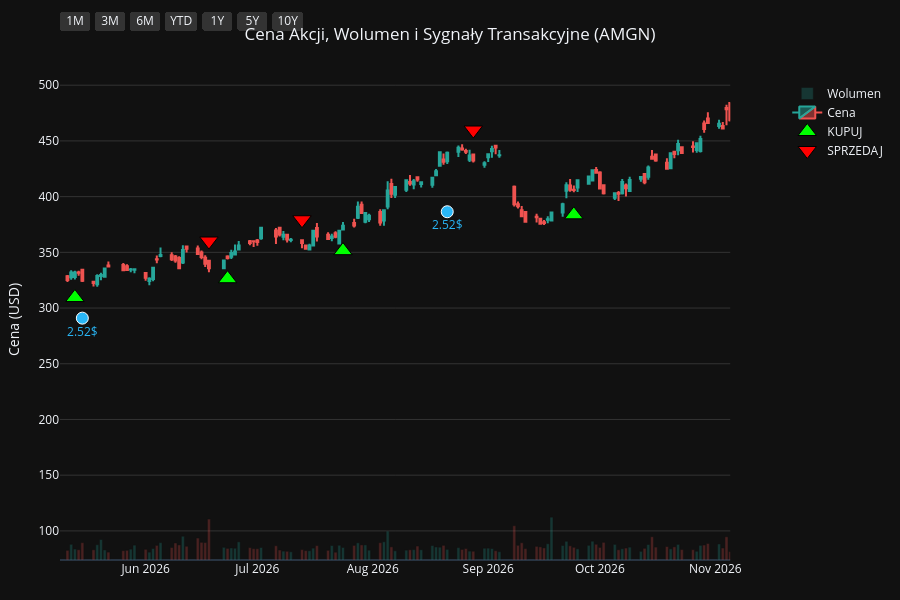
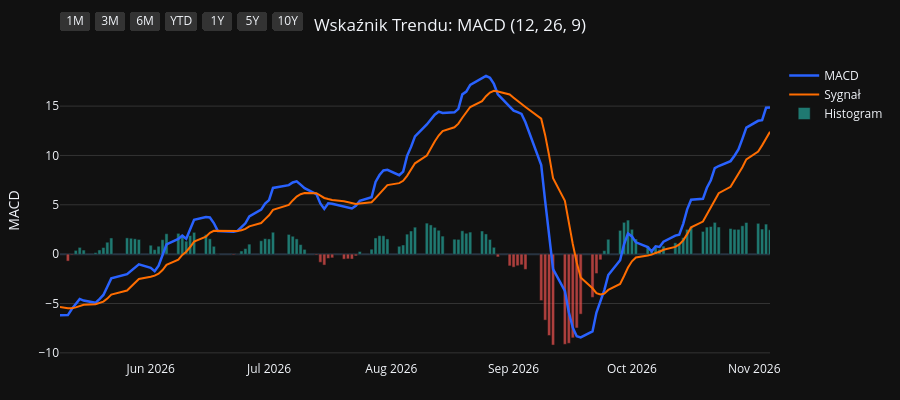
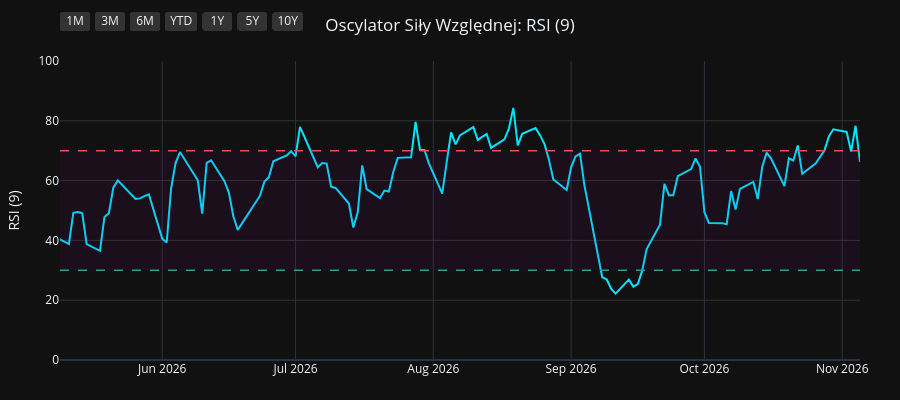
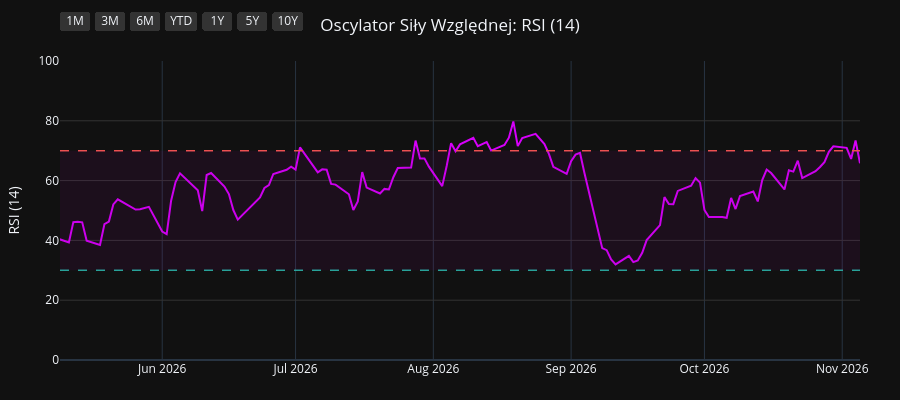

Here is the notebook cell these charts were saved with, in order:
### Code cell
import os
import yfinance as yf
import pandas as pd
import pandas_ta as ta
import plotly.graph_objects as go
from plotly.subplots import make_subplots

# 1. Pobranie i przygotowanie danych
symbol = os.environ.get("STOCK_TICKER", "").strip().upper()
if not symbol:
    raise RuntimeError("Set STOCK_TICKER before running price_extractor.ipynb")
df = yf.Ticker(symbol).history(period="10y")
df.index = df.index.tz_localize(None)

# Wskaźniki i sygnały
df.ta.macd(fast=12, slow=26, signal=9, append=True)
df.ta.rsi(length=9, append=True)
df.ta.rsi(length=14, append=True)
df.ta.rsi(length=21, append=True)
df.dropna(inplace=True)

macd = df['MACD_12_26_9']
signal = df['MACDs_12_26_9']
wczorajszy_macd = macd.shift(1)
wczorajszy_signal = signal.shift(1)

df['Decyzja'] = 'BRAK'
df.loc[(macd > signal) & (wczorajszy_macd <= wczorajszy_signal), 'Decyzja'] = 'KUPUJ'
df.loc[(macd < signal) & (wczorajszy_macd >= wczorajszy_signal), 'Decyzja'] = 'SPRZEDAJ'

df_kupuj = df[df['Decyzja'] == 'KUPUJ']
df_sprzedaj = df[df['Decyzja'] == 'SPRZEDAJ']
df_dywidendy = df[df['Dividends'] > 0]
df_splity = df[df['Stock Splits'] > 0]

# Wspólna konfiguracja osi X
konfiguracja_osi_x = dict(
    type="date",
    showspikes=True, spikemode="across", spikesnap="cursor", spikedash="dot", spikecolor="#ffffff", spikethickness=1, hoverformat="%Y-%m-%d",
    rangeselector=dict(
        buttons=list([
            dict(count=1, label="1M", step="month", stepmode="backward"),
            dict(count=3, label="3M", step="month", stepmode="backward"),
            dict(count=6, label="6M", step="month", stepmode="backward"),
            dict(count=1, label="YTD", step="year", stepmode="todate"),
            dict(count=1, label="1Y", step="year", stepmode="backward"),
            dict(count=5, label="5Y", step="year", stepmode="backward"),
            dict(step="all", label="10Y")
        ]),
        bgcolor="#333333", activecolor="#2962ff", x=0, y=1.1
    )
)

# ==========================================
# WYKRES 1: CENA + WOLUMEN + SYGNAŁY
# ==========================================
fig1 = make_subplots(specs=[[{"secondary_y": True}]])

kolory_wolumenu = ['#26a69a' if row['Close'] >= row['Open'] else '#ef5350' for index, row in df.iterrows()]
fig1.add_trace(go.Bar(x=df.index, y=df['Volume'], marker_color=kolory_wolumenu, opacity=0.25, name='Wolumen'), secondary_y=True)
fig1.add_trace(go.Candlestick(x=df.index, open=df['Open'], high=df['High'], low=df['Low'], close=df['Close'], name='Cena', increasing_line_color='#26a69a', decreasing_line_color='#ef5350'), secondary_y=False)
fig1.add_trace(go.Scatter(x=df_kupuj.index, y=df_kupuj['Low'] * 0.95, customdata=df_kupuj[['Low', 'High']], mode='markers', marker=dict(symbol='triangle-up', size=16, color='#00ff00', line=dict(width=1, color='black')), name='KUPUJ', hovertemplate='KUPUJ<br>Najniższa: %{customdata[0]:.2f}<br>Najwyższa: %{customdata[1]:.2f}<extra></extra>'), secondary_y=False)
fig1.add_trace(go.Scatter(x=df_sprzedaj.index, y=df_sprzedaj['High'] * 1.05, customdata=df_sprzedaj[['Low', 'High']], mode='markers', marker=dict(symbol='triangle-down', size=16, color='#ff0000', line=dict(width=1, color='black')), name='SPRZEDAJ', hovertemplate='SPRZEDAJ<br>Najniższa: %{customdata[0]:.2f}<br>Najwyższa: %{customdata[1]:.2f}<extra></extra>'), secondary_y=False)

if not df_dywidendy.empty:
    fig1.add_trace(go.Scatter(x=df_dywidendy.index, y=df_dywidendy['Low'] * 0.90, mode='markers+text', marker=dict(symbol='circle', size=12, color='#29b6f6', line=dict(width=1, color='white')), text=df_dywidendy['Dividends'].apply(lambda x: f"{x}$"), textposition="bottom center", name='Dywidenda', showlegend=False, hovertemplate='Dywidenda: %{text}<extra></extra>', textfont=dict(color="#29b6f6")), secondary_y=False)
if not df_splity.empty:
                    fig1.add_trace(go.Scatter(x=df_splity.index, y=df_splity['High'], mode='markers+text', marker=dict(symbol='star', size=16, color='#ffee58', line=dict(width=1, color='black')), text=df_splity['Stock Splits'].apply(lambda x: f"{x:g}:1" if x >= 1 else f"1:{1 / x:g}"), textposition="top center", name='Split', hovertemplate='%{text}<extra></extra>', textfont=dict(color="#ffee58")), secondary_y=False)

fig1.update_layout(title=dict(text=f"Cena Akcji, Wolumen i Sygnały Transakcyjne ({symbol})", x=0.5, xanchor='center'), dragmode='pan', xaxis_rangeslider_visible=False, template='plotly_dark', height=600, hovermode='x unified', margin=dict(l=60, r=40, t=60, b=40))
fig1.update_xaxes(**konfiguracja_osi_x)
fig1.update_xaxes(range=[df.index.max() - pd.Timedelta(days=180), df.index.max()])
fig1.update_yaxes(title_text="Cena (USD)", secondary_y=False, gridcolor='#333333')
fig1.update_yaxes(range=[0, df['Volume'].max() * 4], showgrid=False, showticklabels=False, secondary_y=True)
fig1.show(config={'scrollZoom': True})

# ==========================================
# WYKRES 2: WSKAŹNIK MACD
# ==========================================
fig2 = go.Figure()
fig2.add_trace(go.Scatter(x=df.index, y=df['MACD_12_26_9'], line=dict(color='#2962ff', width=2.5), name='MACD'))
fig2.add_trace(go.Scatter(x=df.index, y=df['MACDs_12_26_9'], line=dict(color='#ff6d00', width=2), name='Sygnał'))
kolory_macd = ['#26a69a' if val >= 0 else '#ef5350' for val in df['MACDh_12_26_9']]
fig2.add_trace(go.Bar(x=df.index, y=df['MACDh_12_26_9'], marker_color=kolory_macd, name='Histogram', opacity=0.7))
fig2.update_layout(title=dict(text="Wskaźnik Trendu: MACD (12, 26, 9)", x=0.5, xanchor='center'), dragmode='pan', xaxis_rangeslider_visible=False, template='plotly_dark', height=400, hovermode='x unified', margin=dict(l=60, r=40, t=60, b=40))
fig2.update_xaxes(**konfiguracja_osi_x)
fig2.update_xaxes(range=[df.index.max() - pd.Timedelta(days=180), df.index.max()])
fig2.update_yaxes(title_text="MACD", gridcolor='#333333')
fig2.show(config={'scrollZoom': True})

# ==========================================
# WYKRES 3: OSCYLATOR RSI (9)
# ==========================================
fig3 = go.Figure()
fig3.add_trace(go.Scatter(x=df.index, y=df['RSI_9'], line=dict(color='#00e5ff', width=2), name='RSI (9)'))
fig3.add_hline(y=70, line_dash="dash", line_color="#ef5350", line_width=1.5)
fig3.add_hline(y=30, line_dash="dash", line_color="#26a69a", line_width=1.5)
fig3.add_hrect(y0=30, y1=70, line_width=0, fillcolor="purple", opacity=0.1)
fig3.update_layout(title=dict(text="Oscylator Siły Względnej: RSI (9)", x=0.5, xanchor='center'), dragmode='pan', xaxis_rangeslider_visible=False, template='plotly_dark', height=400, hovermode='x unified', margin=dict(l=60, r=40, t=60, b=40))
fig3.update_xaxes(**konfiguracja_osi_x)
fig3.update_xaxes(range=[df.index.max() - pd.Timedelta(days=180), df.index.max()])
fig3.update_yaxes(title_text="RSI (9)", range=[0, 100], gridcolor='#333333')
fig3.show(config={'scrollZoom': True})

# ==========================================
# WYKRES 4: OSCYLATOR RSI (14)
# ==========================================
fig4 = go.Figure()
fig4.add_trace(go.Scatter(x=df.index, y=df['RSI_14'], line=dict(color='#d500f9', width=2), name='RSI (14)'))
fig4.add_hline(y=70, line_dash="dash", line_color="#ef5350", line_width=1.5)
fig4.add_hline(y=30, line_dash="dash", line_color="#26a69a", line_width=1.5)
fig4.add_hrect(y0=30, y1=70, line_width=0, fillcolor="purple", opacity=0.1)
fig4.update_layout(title=dict(text="Oscylator Siły Względnej: RSI (14)", x=0.5, xanchor='center'), dragmode='pan', xaxis_rangeslider_visible=False, template='plotly_dark', height=400, hovermode='x unified', margin=dict(l=60, r=40, t=60, b=40))
fig4.update_xaxes(**konfiguracja_osi_x)
fig4.update_xaxes(range=[df.index.max() - pd.Timedelta(days=180), df.index.max()])
fig4.update_yaxes(title_text="RSI (14)", range=[0, 100], gridcolor='#333333')
fig4.show(config={'scrollZoom': True})

# ==========================================
# WYKRES 5: OSCYLATOR RSI (21)
# ==========================================
fig5 = go.Figure()
fig5.add_trace(go.Scatter(x=df.index, y=df['RSI_21'], line=dict(color='#64dd17', width=2), name='RSI (21)'))
fig5.add_hline(y=70, line_dash="dash", line_color="#ef5350", line_width=1.5)
fig5.add_hline(y=30, line_dash="dash", line_color="#26a69a", line_width=1.5)
fig5.add_hrect(y0=30, y1=70, line_width=0, fillcolor="purple", opacity=0.1)
fig5.update_layout(title=dict(text="Oscylator Siły Względnej: RSI (21)", x=0.5, xanchor='center'), dragmode='pan', xaxis_rangeslider_visible=False, template='plotly_dark', height=400, hovermode='x unified', margin=dict(l=60, r=40, t=60, b=40))
fig5.update_xaxes(**konfiguracja_osi_x)
fig5.update_xaxes(range=[df.index.max() - pd.Timedelta(days=180), df.index.max()])
fig5.update_yaxes(title_text="RSI (21)", range=[0, 100], gridcolor='#333333')
fig5.show(config={'scrollZoom': True})

### Figure 1 — Plotly figure (JSON) as saved in the notebook; plotly's stock layout.template omitted (floating-point values rounded to 4 significant figures; data arrays with more than 128 entries replaced by an {"elided": "..."} marker saying what was removed)
{"data": [{"marker": {"color": {"elided": "2480 str values"}}, "name": "Wolumen", "opacity": 0.25, "type": "bar", "x": {"elided": "2480 str values"}, "xaxis": "x", "y": {"elided": "2480 int values"}, "yaxis": "y2"}, {"close": {"elided": "2480 float values"}, "decreasing": {"line": {"color": "#ef5350"}}, "high": {"elided": "2480 float values"}, "increasing": {"line": {"color": "#26a69a"}}, "low": {"elided": "2480 float values"}, "name": "Cena", "open": {"elided": "2480 float values"}, "type": "candlestick", "x": {"elided": "2480 str values"}, "xaxis": "x", "yaxis": "y"}, {"customdata": {"elided": "93x2 float values"}, "hovertemplate": "KUPUJ<br>Najniższa: %{customdata[0]:.2f}<br>Najwyższa: %{customdata[1]:.2f}<extra></extra>", "marker": {"color": "#00ff00", "line": {"color": "black", "width": 1}, "size": 16, "symbol": "triangle-up"}, "mode": "markers", "name": "KUPUJ", "type": "scatter", "x": ["2017-01-03T00:00:00", "2017-02-01T00:00:00", "2017-04-20T00:00:00", "2017-04-24T00:00:00", "2017-06-02T00:00:00", "2017-07-14T00:00:00", "2017-08-28T00:00:00", "2017-11-21T00:00:00", "2018-01-03T00:00:00", "2018-02-20T00:00:00", "2018-04-11T00:00:00", "2018-05-11T00:00:00", "2018-07-06T00:00:00", "2018-08-02T00:00:00", "2018-08-22T00:00:00", "2018-08-29T00:00:00", "2018-09-13T00:00:00", "2018-11-07T00:00:00", "2018-12-31T00:00:00", "2019-02-19T00:00:00", "2019-03-14T00:00:00", "2019-03-29T00:00:00", "2019-05-21T00:00:00", "2019-07-31T00:00:00", "2019-10-09T00:00:00", "2019-12-17T00:00:00", "2020-02-07T00:00:00", "2020-03-18T00:00:00", "2020-03-24T00:00:00", "2020-06-18T00:00:00", "2020-08-25T00:00:00", "2020-09-30T00:00:00", "2020-11-04T00:00:00", "2020-12-03T00:00:00", "2020-12-31T00:00:00", "2021-03-10T00:00:00", "2021-04-16T00:00:00", "2021-05-10T00:00:00", "2021-06-10T00:00:00", "2021-08-31T00:00:00", "2021-09-17T00:00:00", "2021-09-23T00:00:00", "2021-09-29T00:00:00", "2021-10-19T00:00:00", "2021-12-06T00:00:00", "2022-01-11T00:00:00", "2022-02-08T00:00:00", "2022-03-02T00:00:00", "2022-05-13T00:00:00", "2022-06-24T00:00:00", "2022-07-25T00:00:00", "2022-08-10T00:00:00", "2022-09-09T00:00:00", "2022-09-29T00:00:00", "2023-01-06T00:00:00", "2023-02-17T00:00:00", "2023-03-13T00:00:00", "2023-06-05T00:00:00", "2023-07-03T00:00:00", "2023-07-11T00:00:00", "2023-08-04T00:00:00", "2023-09-20T00:00:00", "2023-10-11T00:00:00", "2023-11-15T00:00:00", "2023-11-30T00:00:00", "2024-02-01T00:00:00", "2024-03-13T00:00:00", "2024-03-19T00:00:00", "2024-04-22T00:00:00", "2024-06-24T00:00:00", "2024-07-10T00:00:00", "2024-08-21T00:00:00", "2024-08-23T00:00:00", "2024-09-13T00:00:00", "2024-10-11T00:00:00", "2024-10-31T00:00:00", "2024-12-11T00:00:00", "2024-12-24T00:00:00", "2025-04-29T00:00:00", "2025-05-16T00:00:00", "2025-07-02T00:00:00", "2025-08-20T00:00:00", "2025-09-19T00:00:00", "2025-09-30T00:00:00", "2025-11-05T00:00:00", "2025-12-26T00:00:00", "2026-01-07T00:00:00", "2026-01-21T00:00:00", "2026-04-09T00:00:00", "2026-05-13T00:00:00", "2026-06-23T00:00:00", "2026-07-24T00:00:00", "2026-09-24T00:00:00"], "xaxis": "x", "y": [104.4, 111.5, 115.1, 115.7, 113.0, 125.6, 123.4, 123.2, 128.2, 133.9, 126.2, 125.0, 139.3, 142.8, 146.1, 146.9, 148.7, 143.2, 143.9, 141.4, 140.7, 142.7, 128.7, 135.8, 150.7, 186.7, 176.2, 153.3, 148.1, 177.1, 190.2, 196.0, 177.8, 179.4, 179.7, 183.5, 204.1, 202.0, 193.0, 181.6, 175.5, 172.6, 172.3, 165.1, 168.9, 187.0, 190.4, 185.8, 199.5, 202.5, 205.5, 207.2, 205.8, 190.7, 227.6, 199.4, 196.7, 188.2, 189.4, 191.5, 204.1, 229.2, 238.1, 234.5, 234.0, 274.5, 242.7, 237.7, 238.0, 273.5, 279.5, 293.3, 291.0, 292.6, 286.3, 282.3, 244.0, 235.6, 253.6, 245.5, 265.4, 271.2, 256.4, 253.3, 279.3, 308.0, 309.2, 306.6, 324.7, 309.4, 326.3, 351.5, 383.7], "yaxis": "y"}, {"customdata": {"elided": "93x2 float values"}, "hovertemplate": "SPRZEDAJ<br>Najniższa: %{customdata[0]:.2f}<br>Najwyższa: %{customdata[1]:.2f}<extra></extra>", "marker": {"color": "#ff0000", "line": {"color": "black", "width": 1}, "size": 16, "symbol": "triangle-down"}, "mode": "markers", "name": "SPRZEDAJ", "type": "scatter", "x": ["2016-12-30T00:00:00", "2017-01-19T00:00:00", "2017-03-07T00:00:00", "2017-04-21T00:00:00", "2017-05-11T00:00:00", "2017-07-07T00:00:00", "2017-07-26T00:00:00", "2017-09-25T00:00:00", "2017-12-28T00:00:00", "2018-01-31T00:00:00", "2018-03-19T00:00:00", "2018-05-03T00:00:00", "2018-06-18T00:00:00", "2018-07-19T00:00:00", "2018-08-09T00:00:00", "2018-08-23T00:00:00", "2018-09-04T00:00:00", "2018-10-04T00:00:00", "2018-12-10T00:00:00", "2019-01-28T00:00:00", "2019-03-07T00:00:00", "2019-03-27T00:00:00", "2019-04-15T00:00:00", "2019-07-08T00:00:00", "2019-09-03T00:00:00", "2019-12-05T00:00:00", "2019-12-19T00:00:00", "2020-02-24T00:00:00", "2020-03-20T00:00:00", "2020-05-04T00:00:00", "2020-07-23T00:00:00", "2020-09-09T00:00:00", "2020-10-09T00:00:00", "2020-11-20T00:00:00", "2020-12-22T00:00:00", "2021-01-29T00:00:00", "2021-04-08T00:00:00", "2021-04-26T00:00:00", "2021-05-24T00:00:00", "2021-07-26T00:00:00", "2021-09-09T00:00:00", "2021-09-22T00:00:00", "2021-09-28T00:00:00", "2021-10-08T00:00:00", "2021-11-16T00:00:00", "2022-01-06T00:00:00", "2022-01-19T00:00:00", "2022-02-14T00:00:00", "2022-04-22T00:00:00", "2022-06-06T00:00:00", "2022-07-21T00:00:00", "2022-08-01T00:00:00", "2022-08-23T00:00:00", "2022-09-12T00:00:00", "2022-11-18T00:00:00", "2023-01-19T00:00:00", "2023-03-09T00:00:00", "2023-04-19T00:00:00", "2023-06-30T00:00:00", "2023-07-07T00:00:00", "2023-08-02T00:00:00", "2023-08-23T00:00:00", "2023-10-02T00:00:00", "2023-10-23T00:00:00", "2023-11-20T00:00:00", "2024-01-18T00:00:00", "2024-02-06T00:00:00", "2024-03-14T00:00:00", "2024-04-05T00:00:00", "2024-05-23T00:00:00", "2024-07-02T00:00:00", "2024-07-29T00:00:00", "2024-08-22T00:00:00", "2024-09-05T00:00:00", "2024-09-25T00:00:00", "2024-10-21T00:00:00", "2024-11-12T00:00:00", "2024-12-16T00:00:00", "2025-03-13T00:00:00", "2025-05-06T00:00:00", "2025-06-23T00:00:00", "2025-07-30T00:00:00", "2025-08-27T00:00:00", "2025-09-26T00:00:00", "2025-10-24T00:00:00", "2025-12-01T00:00:00", "2025-12-30T00:00:00", "2026-01-09T00:00:00", "2026-03-03T00:00:00", "2026-04-27T00:00:00", "2026-06-18T00:00:00", "2026-07-13T00:00:00", "2026-08-28T00:00:00"], "xaxis": "x", "y": [116.7, 122.1, 141.1, 128.5, 126.8, 136.9, 142.3, 150.6, 142.7, 155.1, 152.7, 138.4, 151.1, 157.9, 160.8, 163.0, 164.7, 170.8, 161.7, 161.9, 153.2, 157.8, 161.6, 156.1, 176.7, 200.0, 208.1, 193.0, 174.0, 200.7, 225.5, 216.1, 209.2, 197.9, 199.1, 216.7, 220.9, 227.4, 226.1, 221.5, 198.3, 194.6, 193.0, 188.9, 189.4, 205.4, 212.4, 207.4, 233.9, 229.3, 227.4, 228.6, 229.0, 224.4, 269.9, 246.4, 216.8, 232.7, 212.4, 211.5, 221.8, 249.4, 257.7, 268.8, 258.0, 295.6, 316.3, 270.3, 266.2, 306.3, 306.7, 328.7, 325.7, 328.1, 325.7, 318.1, 317.6, 271.7, 318.2, 278.9, 294.6, 309.7, 296.5, 281.5, 300.3, 353.9, 339.3, 341.7, 395.5, 360.6, 360.1, 379.2, 459.8], "yaxis": "y"}, {"hovertemplate": "Dywidenda: %{text}<extra></extra>", "marker": {"color": "#29b6f6", "line": {"color": "white", "width": 1}, "size": 12, "symbol": "circle"}, "mode": "markers+text", "name": "Dywidenda", "showlegend": false, "text": ["1.15$", "1.15$", "1.15$", "1.15$", "1.32$", "1.32$", "1.32$", "1.32$", "1.45$", "1.45$", "1.45$", "1.45$", "1.6$", "1.6$", "1.6$", "1.6$", "1.76$", "1.76$", "1.76$", "1.76$", "1.94$", "1.94$", "1.94$", "1.94$", "2.13$", "2.13$", "2.13$", "2.13$", "2.25$", "2.25$", "2.25$", "2.25$", "2.38$", "2.38$", "2.38$", "2.38$", "2.52$", "2.52$", "2.52$"], "textfont": {"color": "#29b6f6"}, "textposition": "bottom center", "type": "scatter", "x": ["2017-02-13T00:00:00", "2017-05-15T00:00:00", "2017-08-15T00:00:00", "2017-11-16T00:00:00", "2018-02-14T00:00:00", "2018-05-16T00:00:00", "2018-08-16T00:00:00", "2018-11-15T00:00:00", "2019-02-14T00:00:00", "2019-05-16T00:00:00", "2019-08-14T00:00:00", "2019-11-14T00:00:00", "2020-02-13T00:00:00", "2020-05-15T00:00:00", "2020-08-14T00:00:00", "2020-11-13T00:00:00", "2021-02-11T00:00:00", "2021-05-14T00:00:00", "2021-08-16T00:00:00", "2021-11-15T00:00:00", "2022-02-14T00:00:00", "2022-05-16T00:00:00", "2022-08-17T00:00:00", "2022-11-16T00:00:00", "2023-02-14T00:00:00", "2023-05-17T00:00:00", "2023-08-17T00:00:00", "2023-11-16T00:00:00", "2024-02-15T00:00:00", "2024-05-16T00:00:00", "2024-08-16T00:00:00", "2024-11-18T00:00:00", "2025-02-14T00:00:00", "2025-05-16T00:00:00", "2025-08-22T00:00:00", "2025-11-21T00:00:00", "2026-02-13T00:00:00", "2026-05-15T00:00:00", "2026-08-21T00:00:00"], "xaxis": "x", "y": [112.9, 108.2, 116.6, 116.7, 121.2, 119.8, 136.2, 133.1, 133.2, 122.5, 144.7, 156.6, 164.5, 173.9, 178.6, 177.1, 177.6, 192.0, 175.6, 160.9, 173.0, 190.5, 198.8, 226.4, 193.3, 179.9, 216.6, 222.1, 238.6, 261.5, 271.6, 236.2, 250.1, 232.6, 256.9, 295.2, 321.2, 290.9, 386.4], "yaxis": "y"}], "layout": {"dragmode": "pan", "height": 600, "hovermode": "x unified", "margin": {"b": 40, "l": 60, "r": 40, "t": 60}, "title": {"text": "Cena Akcji, Wolumen i Sygnały Transakcyjne (AMGN)", "x": 0.5, "xanchor": "center"}, "xaxis": {"anchor": "y", "domain": [0.0, 0.94], "hoverformat": "%Y-%m-%d", "range": ["2026-05-09T00:00:00", "2026-11-05T00:00:00"], "rangeselector": {"activecolor": "#2962ff", "bgcolor": "#333333", "buttons": [{"count": 1, "label": "1M", "step": "month", "stepmode": "backward"}, {"count": 3, "label": "3M", "step": "month", "stepmode": "backward"}, {"count": 6, "label": "6M", "step": "month", "stepmode": "backward"}, {"count": 1, "label": "YTD", "step": "year", "stepmode": "todate"}, {"count": 1, "label": "1Y", "step": "year", "stepmode": "backward"}, {"count": 5, "label": "5Y", "step": "year", "stepmode": "backward"}, {"label": "10Y", "step": "all"}], "x": 0, "y": 1.1}, "rangeslider": {"visible": false}, "showspikes": true, "spikecolor": "#ffffff", "spikedash": "dot", "spikemode": "across", "spikesnap": "cursor", "spikethickness": 1, "type": "date"}, "yaxis": {"anchor": "x", "domain": [0.0, 1.0], "gridcolor": "#333333", "title": {"text": "Cena (USD)"}}, "yaxis2": {"anchor": "x", "overlaying": "y", "range": [0, 95747200], "showgrid": false, "showticklabels": false, "side": "right"}}}

### Figure 2 — Plotly figure (JSON) as saved in the notebook; plotly's stock layout.template omitted (floating-point values rounded to 4 significant figures; data arrays with more than 128 entries replaced by an {"elided": "..."} marker saying what was removed)
{"data": [{"line": {"color": "#2962ff", "width": 2.5}, "name": "MACD", "type": "scatter", "x": {"elided": "2480 str values"}, "y": {"elided": "2480 float values"}}, {"line": {"color": "#ff6d00", "width": 2}, "name": "Sygnał", "type": "scatter", "x": {"elided": "2480 str values"}, "y": {"elided": "2480 float values"}}, {"marker": {"color": {"elided": "2480 str values"}}, "name": "Histogram", "opacity": 0.7, "type": "bar", "x": {"elided": "2480 str values"}, "y": {"elided": "2480 float values"}}], "layout": {"dragmode": "pan", "height": 400, "hovermode": "x unified", "margin": {"b": 40, "l": 60, "r": 40, "t": 60}, "title": {"text": "Wskaźnik Trendu: MACD (12, 26, 9)", "x": 0.5, "xanchor": "center"}, "xaxis": {"hoverformat": "%Y-%m-%d", "range": ["2026-05-09T00:00:00", "2026-11-05T00:00:00"], "rangeselector": {"activecolor": "#2962ff", "bgcolor": "#333333", "buttons": [{"count": 1, "label": "1M", "step": "month", "stepmode": "backward"}, {"count": 3, "label": "3M", "step": "month", "stepmode": "backward"}, {"count": 6, "label": "6M", "step": "month", "stepmode": "backward"}, {"count": 1, "label": "YTD", "step": "year", "stepmode": "todate"}, {"count": 1, "label": "1Y", "step": "year", "stepmode": "backward"}, {"count": 5, "label": "5Y", "step": "year", "stepmode": "backward"}, {"label": "10Y", "step": "all"}], "x": 0, "y": 1.1}, "rangeslider": {"visible": false}, "showspikes": true, "spikecolor": "#ffffff", "spikedash": "dot", "spikemode": "across", "spikesnap": "cursor", "spikethickness": 1, "type": "date"}, "yaxis": {"gridcolor": "#333333", "title": {"text": "MACD"}}}}

### Figure 3 — Plotly figure (JSON) as saved in the notebook; plotly's stock layout.template omitted (floating-point values rounded to 4 significant figures; data arrays with more than 128 entries replaced by an {"elided": "..."} marker saying what was removed)
{"data": [{"line": {"color": "#00e5ff", "width": 2}, "name": "RSI (9)", "type": "scatter", "x": {"elided": "2480 str values"}, "y": {"elided": "2480 float values"}}], "layout": {"dragmode": "pan", "height": 400, "hovermode": "x unified", "margin": {"b": 40, "l": 60, "r": 40, "t": 60}, "shapes": [{"line": {"color": "#ef5350", "dash": "dash", "width": 1.5}, "type": "line", "x0": 0, "x1": 1, "xref": "x domain", "y0": 70, "y1": 70, "yref": "y"}, {"line": {"color": "#26a69a", "dash": "dash", "width": 1.5}, "type": "line", "x0": 0, "x1": 1, "xref": "x domain", "y0": 30, "y1": 30, "yref": "y"}, {"fillcolor": "purple", "line": {"width": 0}, "opacity": 0.1, "type": "rect", "x0": 0, "x1": 1, "xref": "x domain", "y0": 30, "y1": 70, "yref": "y"}], "title": {"text": "Oscylator Siły Względnej: RSI (9)", "x": 0.5, "xanchor": "center"}, "xaxis": {"hoverformat": "%Y-%m-%d", "range": ["2026-05-09T00:00:00", "2026-11-05T00:00:00"], "rangeselector": {"activecolor": "#2962ff", "bgcolor": "#333333", "buttons": [{"count": 1, "label": "1M", "step": "month", "stepmode": "backward"}, {"count": 3, "label": "3M", "step": "month", "stepmode": "backward"}, {"count": 6, "label": "6M", "step": "month", "stepmode": "backward"}, {"count": 1, "label": "YTD", "step": "year", "stepmode": "todate"}, {"count": 1, "label": "1Y", "step": "year", "stepmode": "backward"}, {"count": 5, "label": "5Y", "step": "year", "stepmode": "backward"}, {"label": "10Y", "step": "all"}], "x": 0, "y": 1.1}, "rangeslider": {"visible": false}, "showspikes": true, "spikecolor": "#ffffff", "spikedash": "dot", "spikemode": "across", "spikesnap": "cursor", "spikethickness": 1, "type": "date"}, "yaxis": {"gridcolor": "#333333", "range": [0, 100], "title": {"text": "RSI (9)"}}}}

### Figure 4 — Plotly figure (JSON) as saved in the notebook; plotly's stock layout.template omitted (floating-point values rounded to 4 significant figures; data arrays with more than 128 entries replaced by an {"elided": "..."} marker saying what was removed)
{"data": [{"line": {"color": "#d500f9", "width": 2}, "name": "RSI (14)", "type": "scatter", "x": {"elided": "2480 str values"}, "y": {"elided": "2480 float values"}}], "layout": {"dragmode": "pan", "height": 400, "hovermode": "x unified", "margin": {"b": 40, "l": 60, "r": 40, "t": 60}, "shapes": [{"line": {"color": "#ef5350", "dash": "dash", "width": 1.5}, "type": "line", "x0": 0, "x1": 1, "xref": "x domain", "y0": 70, "y1": 70, "yref": "y"}, {"line": {"color": "#26a69a", "dash": "dash", "width": 1.5}, "type": "line", "x0": 0, "x1": 1, "xref": "x domain", "y0": 30, "y1": 30, "yref": "y"}, {"fillcolor": "purple", "line": {"width": 0}, "opacity": 0.1, "type": "rect", "x0": 0, "x1": 1, "xref": "x domain", "y0": 30, "y1": 70, "yref": "y"}], "title": {"text": "Oscylator Siły Względnej: RSI (14)", "x": 0.5, "xanchor": "center"}, "xaxis": {"hoverformat": "%Y-%m-%d", "range": ["2026-05-09T00:00:00", "2026-11-05T00:00:00"], "rangeselector": {"activecolor": "#2962ff", "bgcolor": "#333333", "buttons": [{"count": 1, "label": "1M", "step": "month", "stepmode": "backward"}, {"count": 3, "label": "3M", "step": "month", "stepmode": "backward"}, {"count": 6, "label": "6M", "step": "month", "stepmode": "backward"}, {"count": 1, "label": "YTD", "step": "year", "stepmode": "todate"}, {"count": 1, "label": "1Y", "step": "year", "stepmode": "backward"}, {"count": 5, "label": "5Y", "step": "year", "stepmode": "backward"}, {"label": "10Y", "step": "all"}], "x": 0, "y": 1.1}, "rangeslider": {"visible": false}, "showspikes": true, "spikecolor": "#ffffff", "spikedash": "dot", "spikemode": "across", "spikesnap": "cursor", "spikethickness": 1, "type": "date"}, "yaxis": {"gridcolor": "#333333", "range": [0, 100], "title": {"text": "RSI (14)"}}}}
